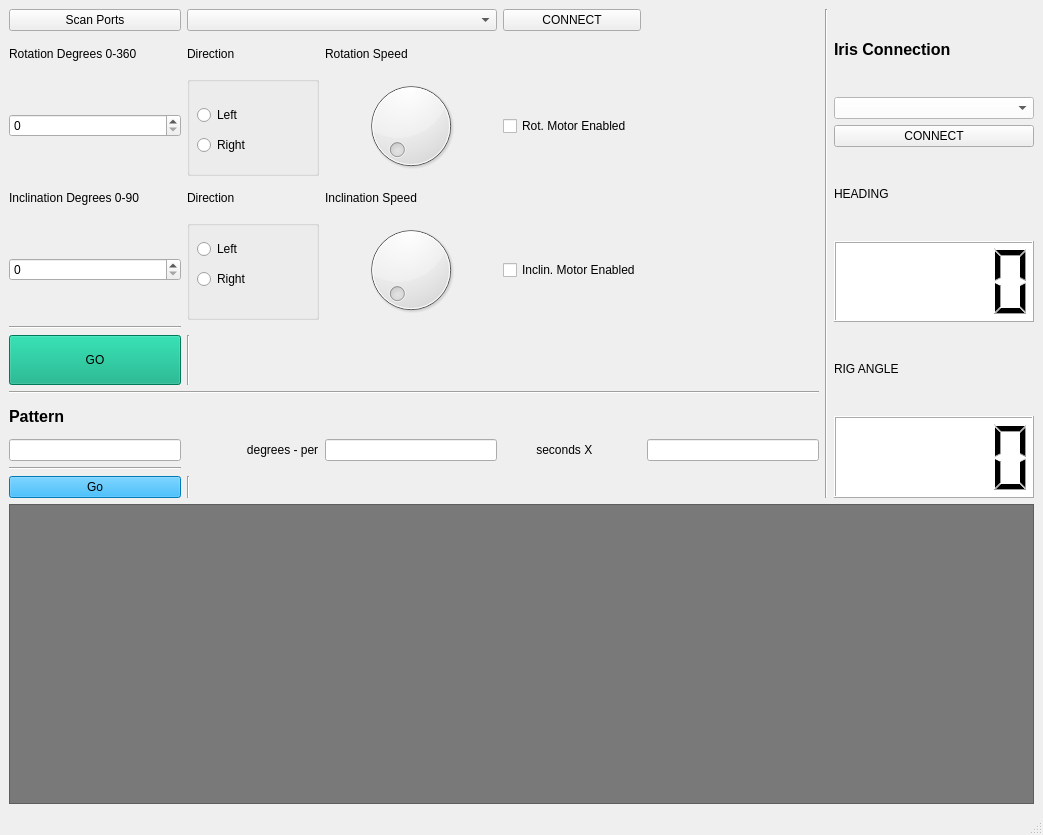
<?xml version="1.0" encoding="UTF-8"?>
<ui version="4.0">
 <class>MainWindow</class>
 <widget class="QMainWindow" name="MainWindow">
  <property name="geometry">
   <rect>
    <x>0</x>
    <y>0</y>
    <width>1043</width>
    <height>835</height>
   </rect>
  </property>
  <property name="minimumSize">
   <size>
    <width>200</width>
    <height>0</height>
   </size>
  </property>
  <property name="windowTitle">
   <string>Rotation Rig</string>
  </property>
  <widget class="QWidget" name="centralwidget">
   <layout class="QGridLayout" name="gridLayout_2">
    <item row="0" column="0">
     <layout class="QVBoxLayout" name="verticalLayout_3">
      <item>
       <layout class="QHBoxLayout" name="horizontalLayout">
        <item>
         <layout class="QGridLayout" name="gridLayout">
          <item row="2" column="3">
           <widget class="QCheckBox" name="checkBox">
            <property name="text">
             <string>Rot. Motor Enabled</string>
            </property>
           </widget>
          </item>
          <item row="8" column="0">
           <widget class="QLabel" name="label_12">
            <property name="text">
             <string>&lt;html&gt;&lt;head/&gt;&lt;body&gt;&lt;p&gt;&lt;span style=&quot; font-size:12pt; font-weight:600;&quot;&gt;Pattern&lt;/span&gt;&lt;/p&gt;&lt;/body&gt;&lt;/html&gt;</string>
            </property>
           </widget>
          </item>
          <item row="4" column="2">
           <widget class="QDial" name="dial_2">
            <property name="maximumSize">
             <size>
              <width>200</width>
              <height>200</height>
             </size>
            </property>
            <property name="maximum">
             <number>100</number>
            </property>
           </widget>
          </item>
          <item row="6" column="0">
           <widget class="QPushButton" name="pushButton_3">
            <property name="minimumSize">
             <size>
              <width>0</width>
              <height>50</height>
             </size>
            </property>
            <property name="styleSheet">
             <string notr="true">background-color: rgb(0, 170, 127);</string>
            </property>
            <property name="text">
             <string>GO</string>
            </property>
           </widget>
          </item>
          <item row="11" column="0">
           <widget class="QPushButton" name="pushButton_4">
            <property name="styleSheet">
             <string notr="true">background-color: rgb(0, 170, 255);</string>
            </property>
            <property name="text">
             <string>Go</string>
            </property>
           </widget>
          </item>
          <item row="4" column="0">
           <widget class="QSpinBox" name="spinBox_2"/>
          </item>
          <item row="3" column="1">
           <widget class="QLabel" name="label_11">
            <property name="text">
             <string>Direction</string>
            </property>
           </widget>
          </item>
          <item row="9" column="3">
           <widget class="QLabel" name="label_7">
            <property name="text">
             <string>          seconds X</string>
            </property>
           </widget>
          </item>
          <item row="2" column="2">
           <widget class="QDial" name="dial">
            <property name="maximumSize">
             <size>
              <width>200</width>
              <height>200</height>
             </size>
            </property>
            <property name="maximum">
             <number>100</number>
            </property>
           </widget>
          </item>
          <item row="9" column="1">
           <widget class="QLabel" name="label_6">
            <property name="text">
             <string>                  degrees - per</string>
            </property>
           </widget>
          </item>
          <item row="3" column="2">
           <widget class="QLabel" name="label_5">
            <property name="text">
             <string>Inclination Speed</string>
            </property>
           </widget>
          </item>
          <item row="1" column="0">
           <widget class="QLabel" name="label">
            <property name="text">
             <string>Rotation Degrees 0-360</string>
            </property>
           </widget>
          </item>
          <item row="7" column="0" colspan="5">
           <widget class="Line" name="line">
            <property name="orientation">
             <enum>Qt::Horizontal</enum>
            </property>
           </widget>
          </item>
          <item row="0" column="1" colspan="2">
           <widget class="QComboBox" name="comboBox_2">
            <property name="minimumSize">
             <size>
              <width>200</width>
              <height>0</height>
             </size>
            </property>
           </widget>
          </item>
          <item row="2" column="0">
           <widget class="QSpinBox" name="spinBox"/>
          </item>
          <item row="11" column="1">
           <widget class="Line" name="line_4">
            <property name="orientation">
             <enum>Qt::Vertical</enum>
            </property>
           </widget>
          </item>
          <item row="0" column="0">
           <widget class="QPushButton" name="pushButton">
            <property name="text">
             <string>Scan Ports</string>
            </property>
           </widget>
          </item>
          <item row="9" column="2">
           <widget class="QLineEdit" name="lineEdit_2"/>
          </item>
          <item row="1" column="1">
           <widget class="QLabel" name="label_2">
            <property name="text">
             <string>Direction</string>
            </property>
           </widget>
          </item>
          <item row="9" column="0">
           <widget class="QLineEdit" name="lineEdit"/>
          </item>
          <item row="0" column="3">
           <widget class="QPushButton" name="pushButton_2">
            <property name="text">
             <string>CONNECT</string>
            </property>
           </widget>
          </item>
          <item row="1" column="2">
           <widget class="QLabel" name="label_4">
            <property name="text">
             <string>Rotation Speed</string>
            </property>
           </widget>
          </item>
          <item row="3" column="0">
           <widget class="QLabel" name="label_3">
            <property name="text">
             <string>Inclination Degrees 0-90</string>
            </property>
           </widget>
          </item>
          <item row="4" column="3">
           <widget class="QCheckBox" name="checkBox_2">
            <property name="text">
             <string>Inclin. Motor Enabled</string>
            </property>
           </widget>
          </item>
          <item row="10" column="0">
           <widget class="Line" name="line_3">
            <property name="orientation">
             <enum>Qt::Horizontal</enum>
            </property>
           </widget>
          </item>
          <item row="9" column="4">
           <widget class="QLineEdit" name="lineEdit_3">
            <property name="maximumSize">
             <size>
              <width>200</width>
              <height>16777215</height>
             </size>
            </property>
           </widget>
          </item>
          <item row="4" column="1">
           <widget class="QGroupBox" name="groupBox_4">
            <property name="maximumSize">
             <size>
              <width>200</width>
              <height>200</height>
             </size>
            </property>
            <property name="title">
             <string/>
            </property>
            <widget class="QRadioButton" name="radioButton_3">
             <property name="geometry">
              <rect>
               <x>10</x>
               <y>20</y>
               <width>100</width>
               <height>18</height>
              </rect>
             </property>
             <property name="minimumSize">
              <size>
               <width>100</width>
               <height>0</height>
              </size>
             </property>
             <property name="text">
              <string>Left</string>
             </property>
            </widget>
            <widget class="QRadioButton" name="radioButton_4">
             <property name="geometry">
              <rect>
               <x>10</x>
               <y>50</y>
               <width>100</width>
               <height>18</height>
              </rect>
             </property>
             <property name="minimumSize">
              <size>
               <width>100</width>
               <height>0</height>
              </size>
             </property>
             <property name="text">
              <string>Right</string>
             </property>
            </widget>
           </widget>
          </item>
          <item row="2" column="1">
           <widget class="QGroupBox" name="groupBox_2">
            <property name="title">
             <string/>
            </property>
            <widget class="QRadioButton" name="radioButton_2">
             <property name="geometry">
              <rect>
               <x>10</x>
               <y>60</y>
               <width>100</width>
               <height>18</height>
              </rect>
             </property>
             <property name="minimumSize">
              <size>
               <width>100</width>
               <height>0</height>
              </size>
             </property>
             <property name="text">
              <string>Right</string>
             </property>
            </widget>
            <widget class="QRadioButton" name="radioButton">
             <property name="geometry">
              <rect>
               <x>10</x>
               <y>30</y>
               <width>100</width>
               <height>18</height>
              </rect>
             </property>
             <property name="minimumSize">
              <size>
               <width>100</width>
               <height>0</height>
              </size>
             </property>
             <property name="text">
              <string>Left</string>
             </property>
            </widget>
           </widget>
          </item>
          <item row="5" column="0">
           <widget class="Line" name="line_5">
            <property name="orientation">
             <enum>Qt::Horizontal</enum>
            </property>
           </widget>
          </item>
          <item row="6" column="1">
           <widget class="Line" name="line_6">
            <property name="orientation">
             <enum>Qt::Vertical</enum>
            </property>
           </widget>
          </item>
         </layout>
        </item>
        <item>
         <widget class="Line" name="line_2">
          <property name="orientation">
           <enum>Qt::Vertical</enum>
          </property>
         </widget>
        </item>
        <item>
         <layout class="QVBoxLayout" name="verticalLayout">
          <item>
           <widget class="QLabel" name="label_8">
            <property name="text">
             <string>&lt;html&gt;&lt;head/&gt;&lt;body&gt;&lt;p&gt;&lt;span style=&quot; font-size:12pt; font-weight:600;&quot;&gt;Iris Connection&lt;/span&gt;&lt;/p&gt;&lt;/body&gt;&lt;/html&gt;</string>
            </property>
           </widget>
          </item>
          <item>
           <widget class="QComboBox" name="comboBox_3">
            <property name="minimumSize">
             <size>
              <width>200</width>
              <height>0</height>
             </size>
            </property>
            <property name="styleSheet">
             <string notr="true">background-color: rgb(255, 255, 255);</string>
            </property>
           </widget>
          </item>
          <item>
           <widget class="QPushButton" name="pushButton_5">
            <property name="text">
             <string>CONNECT</string>
            </property>
           </widget>
          </item>
          <item>
           <widget class="QLabel" name="label_9">
            <property name="text">
             <string>HEADING</string>
            </property>
           </widget>
          </item>
          <item>
           <widget class="QLCDNumber" name="lcdNumber">
            <property name="styleSheet">
             <string notr="true">background-color: rgb(255, 255, 255);</string>
            </property>
           </widget>
          </item>
          <item>
           <widget class="QLabel" name="label_10">
            <property name="text">
             <string>RIG ANGLE</string>
            </property>
           </widget>
          </item>
          <item>
           <widget class="QLCDNumber" name="lcdNumber_2">
            <property name="styleSheet">
             <string notr="true">background-color: rgb(255, 255, 255);</string>
            </property>
           </widget>
          </item>
         </layout>
        </item>
       </layout>
      </item>
      <item>
       <widget class="QListWidget" name="listWidget">
        <property name="maximumSize">
         <size>
          <width>16777215</width>
          <height>300</height>
         </size>
        </property>
        <property name="styleSheet">
         <string notr="true">background-color: rgb(121, 121, 121);</string>
        </property>
       </widget>
      </item>
     </layout>
    </item>
   </layout>
  </widget>
  <widget class="QMenuBar" name="menubar">
   <property name="geometry">
    <rect>
     <x>0</x>
     <y>0</y>
     <width>1043</width>
     <height>22</height>
    </rect>
   </property>
  </widget>
  <widget class="QStatusBar" name="statusbar"/>
 </widget>
 <resources/>
 <connections/>
</ui>
